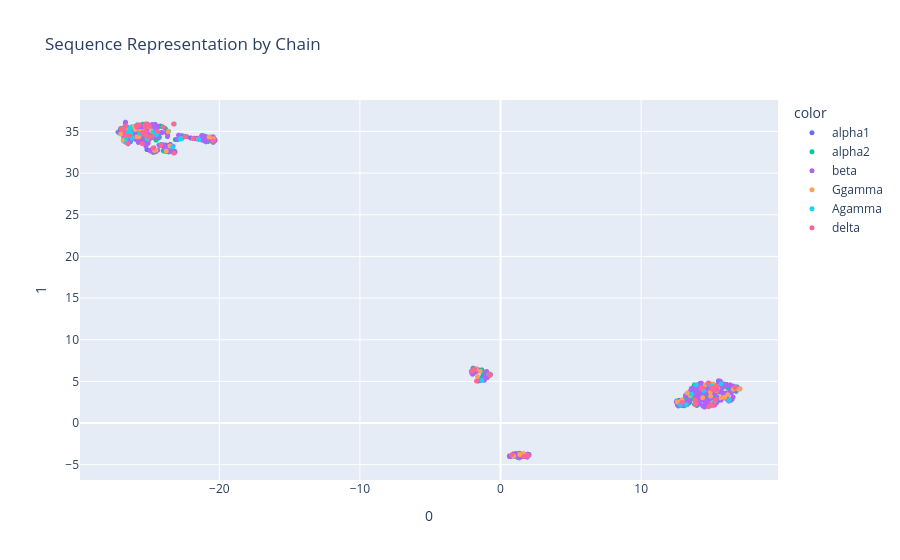

The cell this chart's notebook holds for it:
### Markdown cell above
### ESM2 Representation

### Code cell
seq_rep = pd.DataFrame(umap.fit_transform(np.array(var_data["esm_representation"]).tolist()))
seq_rep["label"] = var_data["name"]
seq_rep["color"] = var_data["hemoglobin_chain"]

fig = px.scatter(
    seq_rep, 
    x=0, 
    y=1, 
    color="color", 
    hover_data="label", 
    title="Sequence Representation by Chain"
)
fig.update_traces(marker_size=5)
fig.show()

### Figure 1 — Plotly figure (JSON) as saved in the notebook; plotly's stock layout.template omitted (floating-point values rounded to 4 significant figures; data arrays with more than 128 entries replaced by an {"elided": "..."} marker saying what was removed)
{"data": [{"customdata": [["Hb Antananarivo"], ["Hb Anantharaj"], ["Hb Evanston"], ["Hb I-Interlaken"], ["Hb Ramona"], ["Hb Spanish Town"], ["Hb Boumerdes"], ["Hb Kariya"], ["Hb Frankfurt"], ["Hb Q-India"], ["Hb Q-Thailand"], ["Hb Chapel Hill"], ["Hb Duan"], ["Hb Davenport"], ["Hb J-Rajappen"], ["Hb Chesapeake"], ["Hb &Ccedil;apa"], ["Hb St. Luke's"], ["Hb O-Indonesia"], ["Hb Mulhacen"], ["Hb Sassari"], ["Hb Tunis-Bizerte"], ["Hb Hanamaki-1"], ["Hb Diamant"], ["Hb Roubaix"], ["Hb Charolles"], ["Hb Anderlecht"], ["Hb Rockaway"], ["Hb Buffalo"], ["Hb Wichita"], ["Hb Wembley"], ["Hb Burlington"], ["Hb Yanase"], ["Hb Tamano"], ["Hb Douala"], ["Hb Saratoga Springs"], ["Hb Groene Hart"], ["Hb Lusaka"], ["Hb Die"], ["Hb Beziers"], ["Hb Itapira"], ["Hb Bom Jesus da Lapa"], ["Hb Oegstgeest"], ["Hb Riccarton"], ["Hb Broomfield"], ["Hb Ravenscourt Park"], ["Hb Hackney"], ["Hb Dublin"], ["Hb Jeddah"], ["Hb Westborough"], ["Hb Trenton"], ["Hb Galliera I"], ["Hb Parma"], ["Hb Pisa"], ["Hb Vientiane"], ["Hb Ecuador"], ["Hb Haaksbergen"], ["Hb Hagley Park"], ["Hb Voreppe"], ["Hb Kosovo"], ["Hb Bonn"], ["Hb Canuts"], ["Hb Verona"], ["Hb Hillingdon"], ["Hb Central Middlesex"], ["Hb Reading"], ["Hb Sudbury"], ["Hb Charlieu"], ["Hb Wroclaw"], ["Hb Mill Hill"], ["Hb Les Lilas"], ["Hb Kenton"], ["Hb Hatfield"], ["Hb Nedlands"], ["Hb Chelmsford"], ["Hb Beaconsfield"], ["Hb Palmela "], ["Hb Portim&atilde;o "], ["Hb alpha1 codon 86 (CTG>GTG)"], ["Hb Lima"], ["Hb Woodstock "], ["Hb St. Rose"], ["Hb Queens Park"], ["Hb Erzeroum"], ["Hb Olivet"], ["Hb PRINCES RISBOROUGH "], ["Hb AYLESBURY"], ["Hb Mao"], ["Hb Verdun"]], "hovertemplate": "color=alpha1<br>0=%{x}<br>1=%{y}<br>label=%{customdata[0]}<extra></extra>", "legendgroup": "alpha1", "marker": {"color": "#636efa", "size": 5, "symbol": "circle"}, "mode": "markers", "name": "alpha1", "showlegend": true, "type": "scattergl", "x": [13.14, -24.92, -25.92, 14.71, -26.7, 13.26, 15.17, -26.5, -1.147, -27.03, -1.581, -25.16, 13.3, 12.51, -24.62, -23.49, -26.07, -24.81, -26.55, -1.992, 14.12, 15.55, -25.36, -26.69, -23.12, -25.19, -20.32, -25.76, -26.1, -20.49, -25.76, -27.17, 15.51, 13.33, -23.69, -23.23, 16.08, -0.9619, 16.46, -25.03, -25.8, 1.58, -23.17, -26.3, -20.51, 16.6, 16.0, 13.32, -1.257, -1.117, 15.3, 16.21, -24.26, 1.862, -21.56, 14.31, -26.57, 16.11, 12.81, -25.28, -20.33, -22.04, -25.05, -1.761, -24.29, 13.64, 13.98, -25.15, 15.51, 14.45, 15.11, 15.13, -2.024, 1.748, -26.71, -20.48, -25.69, 12.7, -26.87, -25.68, -26.66, -26.51, 15.32, 1.868, 12.75, 15.89, 15.22, 15.91, 15.08], "xaxis": "x", "y": [2.882, 35.07, 34.63, 2.56, 35.63, 2.52, 3.306, 34.58, 5.916, 35.3, 6.379, 32.83, 3.551, 2.586, 34.49, 33.44, 34.41, 35.33, 34.79, 6.245, 2.448, 5.053, 35.61, 36.05, 34.02, 33.85, 33.96, 35.3, 34.31, 33.79, 34.9, 34.94, 5.078, 2.826, 34.93, 32.4, 4.631, 5.442, 3.888, 34.37, 35.12, -3.81, 32.63, 35.13, 33.81, 4.353, 3.592, 3.631, 5.669, 5.31, 3.095, 4.34, 34.31, -4.027, 34.11, 4.694, 35.55, 3.332, 2.422, 34.24, 33.98, 34.21, 34.58, 6.378, 33.36, 4.171, 4.462, 35.54, 4.98, 2.797, 2.165, 2.128, 6.274, -3.86, 34.8, 34.16, 35.34, 2.736, 35.03, 34.45, 33.7, 33.75, 2.705, -4.005, 2.713, 4.658, 2.22, 4.64, 3.945], "yaxis": "y"}, {"customdata": {"elided": "281x1 str values"}, "hovertemplate": "color=alpha2<br>0=%{x}<br>1=%{y}<br>label=%{customdata[0]}<extra></extra>", "legendgroup": "alpha2", "marker": {"color": "#00cc96", "size": 5, "symbol": "circle"}, "mode": "markers", "name": "alpha2", "showlegend": true, "type": "scattergl", "x": {"elided": "281 float values"}, "xaxis": "x", "y": {"elided": "281 float values"}, "yaxis": "y"}, {"customdata": {"elided": "483x1 str values"}, "hovertemplate": "color=beta<br>0=%{x}<br>1=%{y}<br>label=%{customdata[0]}<extra></extra>", "legendgroup": "beta", "marker": {"color": "#ab63fa", "size": 5, "symbol": "circle"}, "mode": "markers", "name": "beta", "showlegend": true, "type": "scattergl", "x": {"elided": "483 float values"}, "xaxis": "x", "y": {"elided": "483 float values"}, "yaxis": "y"}, {"customdata": [["Hb F-Malaysia"], ["Hb F-Meinohama"], ["Hb F-Auckland"], ["Hb F-Albaicin"], ["Hb F-Albaicin"], ["Hb F-Heather"], ["Hb F-Catalonia"], ["Hb F-Melbourne"], ["Hb F-Fuchu"], ["Hb F-Saskatoon"], ["Hb F-Urumqi"], ["Hb F-Granada"], ["Hb F-Cosenza"], ["Hb F-Oakland"], ["Hb F-Tokyo"], ["Hb F-Austell"], ["Hb F-Veleta"], ["Hb F-Cincinnati"], ["Hb F-Lodz"], ["Hb F-Kingston"], ["Hb F-Sacromonte"], ["Hb F-Emirates"], ["Hb F-M-Osaka"], ["Hb F-Clarke"], ["Hb F-Shanghai"], ["Hb F-Brooklyn"], ["Hb F-Minoo"], ["Hb F-Lesvos"], ["Hb F-Kennestone"], ["Hb F-M-Fort Ripley"], ["Hb F-Columbus-GA"], ["Hb F-La Grange"], ["Hb F-Macedonia-II"], ["Hb F-Malta-I"], ["Hb F-Caltech"], ["Hb F-Carlton"], ["Hb F-Poole"], ["Hb F-Onoda"], ["Hb F-Texas-II"], ["Hb F-Alexandra"], ["Hb F-Ube"], ["Hb F-Ouled Rabah"], ["Hb F-Clamart"], ["Hb F-Calabria"], ["Hb F-Coigneres"], ["Hb F-Bonheiden"], ["Hb F-Bron"], ["Hb F-Lyon"], ["Hb F-Saint-Etienne"], ["Hb F-Sarajevo"], ["Hb F-Zhejiang"], ["Hb F-Paulinia"], ["Hb F-Istambul"], ["Hb F-Monserrato-Sassari"]], "hovertemplate": "color=Ggamma<br>0=%{x}<br>1=%{y}<br>label=%{customdata[0]}<extra></extra>", "legendgroup": "Ggamma", "marker": {"color": "#FFA15A", "size": 5, "symbol": "circle"}, "mode": "markers", "name": "Ggamma", "showlegend": true, "type": "scattergl", "x": [-26.96, 14.38, 13.51, 15.13, 0.9178, -24.52, -1.447, 14.94, -25.98, -26.7, -1.743, -24.85, -23.51, -25.11, -23.77, 13.29, 12.77, 1.647, 15.46, 15.08, -25.72, 16.16, 14.94, 15.94, 16.92, -26.11, -20.43, -25.86, -26.84, 15.67, 17.03, 12.9, 1.365, -23.23, -25.63, 1.908, -23.64, -1.634, -27.01, -26.57, -20.73, -25.02, -24.62, -21.48, 15.38, 14.56, -25.29, 15.92, -26.62, -25.38, -26.53, 12.57, 16.54, 14.93], "xaxis": "x", "y": [35.31, 3.038, 3.284, 4.703, -3.979, 32.76, 6.213, 3.23, 35.23, 33.84, 6.486, 35.08, 33.25, 34.12, 32.66, 3.612, 2.568, -3.667, 4.125, 2.402, 34.37, 3.408, 4.702, 3.099, 4.096, 35.54, 34.11, 34.35, 33.96, 3.038, 4.085, 2.77, -3.766, 35.89, 35.0, -3.921, 34.99, 5.575, 34.68, 34.52, 34.32, 35.62, 32.72, 34.05, 3.885, 4.579, 34.79, 3.083, 35.37, 34.99, 34.52, 2.534, 4.055, 3.752], "yaxis": "y"}, {"customdata": [["Hb F-Marietta"], ["Hb F-Port Royal"], ["Hb F-Macedonia-I"], ["Hb F-Texas-I"], ["Hb F-Kotobuki"], ["Hb F-Pordenone"], ["Hb F-Calluna"], ["Hb F-Kuala Lumpur"], ["Hb F-Pendergrass"], ["Hb F-Cobb"], ["Hb F-Bonaire-GA"], ["Hb F-Woodstock"], ["Hb F-Beech Island"], ["Hb F-Jamaica"], ["Hb F-Iwata"], ["Hb F-Xin-Su"], ["Hb F-Sardinia (<sup>A</sup>gamma<sup>T</sup>)"], ["Hb F-Dammam"], ["Hb F-Victoria Jubilee"], ["Hb F-Dickinson"], ["Hb F-Hull"], ["Hb F-Baskent"], ["Hb F-Jiangsu"], ["Hb F-Texas-II"], ["Hb F-Alexandra"], ["Hb F-Ube"], ["Hb F-Xinjiang"], ["Hb F-Fukuyama"], ["Hb F-Forest Park"], ["Hb F-Campinas"], ["Hb F-Porto Torres"], ["Hb F-Oman"], ["Hb F-Beni Khirane"], ["Hb F-Osilo"], ["Hb F-Salamanque"]], "hovertemplate": "color=Agamma<br>0=%{x}<br>1=%{y}<br>label=%{customdata[0]}<extra></extra>", "legendgroup": "Agamma", "marker": {"color": "#19d3f3", "size": 5, "symbol": "circle"}, "mode": "markers", "name": "Agamma", "showlegend": true, "type": "scattergl", "x": [-25.38, -24.42, 15.01, -26.52, -26.47, -1.328, -25.8, 16.27, -0.8348, -26.3, 15.06, -26.62, -26.62, -26.22, -24.81, 14.75, 15.29, 13.9, -22.78, 14.44, 15.23, 12.78, -26.34, 15.69, 13.57, 13.21, -21.45, 16.23, -23.32, -26.35, -25.65, -24.47, -25.15, -24.7, -22.73], "xaxis": "x", "y": [34.71, 34.87, 4.49, 34.74, 34.98, 5.119, 35.68, 2.732, 5.827, 34.75, 2.096, 33.69, 34.28, 34.2, 34.41, 4.662, 4.347, 4.595, 34.1, 3.886, 2.613, 2.194, 35.44, 4.715, 3.454, 2.197, 34.04, 2.729, 33.14, 34.94, 34.78, 34.6, 34.14, 34.87, 34.17], "yaxis": "y"}, {"customdata": [["Hb A<sub>2</sub>-Niigata"], ["Hb A<sub>2</sub>-Sphaki&aacute;"], ["Hb A<sub>2</sub>-Pylos"], ["Hb A<sub>2</sub>-NYU"], ["Hb A<sub>2</sub>' or Hb B<sub>2</sub>"], ["Hb A<sub>2</sub>-Roosevelt"], ["Hb A<sub>2</sub>-Flatbush"], ["Hb A<sub>2</sub>-Victoria"], ["Hb A<sub>2</sub>-Yokoshima"], ["Hb A<sub>2</sub>-Puglia"], ["Hb A<sub>2</sub>-Yialousa"], ["Hb A<sub>2</sub>-Metaponto"], ["Hb A<sub>2</sub>-Melbourne"], ["Hb A<sub>2</sub>-Agrinio"], ["Hb A<sub>2</sub>-Parkville"], ["Hb A<sub>2</sub>-Adria"], ["Hb A<sub>2</sub>-Indonesia"], ["Hb A<sub>2</sub>-Grovetown"], ["Hb A<sub>2</sub>-Nishishinbashi"], ["Hb A<sub>2</sub>-Etolia"], ["Hb A<sub>2</sub>-Honai"], ["Hb A<sub>2</sub>-Sant' Antioco"], ["Hb A<sub>2</sub>-Wrens"], ["Hb A<sub>2</sub>-Canada"], ["Hb A<sub>2</sub>-Coburg"], ["Hb A<sub>2</sub>-Liangcheng"], ["Hb A<sub>2</sub>-Manzanares"], ["Hb A<sub>2</sub>-Zagreb"], ["Hb A<sub>2</sub>-Babinga"], ["Hb A<sub>2</sub>-Fitzroy"], ["Hb A2-Toranomon"], ["Hb A2-Monreale"], ["Hb A2-Campania"], ["Hb A2-Lucania"], ["Hb A2-Capri"], ["Hb A2-Ninive"], ["Hb A2-Pasteur-Tunis"], ["Hb A2-MUMC"], ["Hb A2-Catania"], ["Hb A2-Ventimiglia"], ["Hb A2-Montechiaro"], ["Hb A2-Bagheria"], ["Hb A2-Udine"], ["Hb A2-Acacias"], ["Hb A2-North Africa"], ["Hb A2-Lyon"], ["Hb A2-Asti"], ["Hb A2-Pordenone"], ["Hb A2 codon 2   (CAT&#8594;AAT)"], ["Hb A2  codon 52 (GAT>CAT)"], ["Hb A2 Saint-Denis"], ["Hb A2-San Floro "], ["Hb A2-India"], ["Hb A2-Lewisburg"], ["Hb A2-Ramallah"], ["Hb Noah Mehmet Oeztuerk"], ["Hb A2 Hong Kong"]], "hovertemplate": "color=delta<br>0=%{x}<br>1=%{y}<br>label=%{customdata[0]}<extra></extra>", "legendgroup": "delta", "marker": {"color": "#FF6692", "size": 5, "symbol": "circle"}, "mode": "markers", "name": "delta", "showlegend": true, "type": "scattergl", "x": [14.95, -26.65, 13.91, 15.03, 16.67, -21.9, -24.0, -24.42, -24.79, 15.14, -20.46, -25.9, -0.7831, -26.52, -25.69, -26.38, 15.34, -25.47, -25.03, 13.82, 1.977, -0.7651, -25.25, 1.664, -24.95, -25.21, -25.48, 15.39, -26.66, 15.28, 15.35, 14.27, 14.8, 15.15, -25.35, 15.01, -1.853, -25.7, -24.15, -2.021, -23.25, -25.18, -26.78, 13.82, -25.28, 14.38, -25.27, 14.78, 14.29, -23.23, 12.91, 1.851, -1.707, 0.7873, -22.44, -26.99, -24.72], "xaxis": "x", "y": [2.202, 34.48, 2.32, 4.218, 4.297, 34.15, 35.53, 35.0, 34.41, 2.213, 33.87, 35.6, 5.74, 33.56, 35.8, 34.53, 4.217, 34.86, 34.34, 2.226, -3.899, 5.868, 34.98, -3.998, 35.67, 34.51, 33.52, 3.974, 35.63, 2.76, 4.402, 4.138, 1.951, 4.028, 34.72, 4.072, 6.461, 35.78, 33.4, 6.21, 35.89, 35.89, 35.12, 2.753, 35.88, 4.191, 35.57, 4.821, 4.239, 32.41, 2.483, -3.943, 5.043, -3.813, 34.36, 35.29, 32.98], "yaxis": "y"}], "layout": {"legend": {"title": {"text": "color"}, "tracegroupgap": 0}, "title": {"text": "Sequence Representation by Chain"}, "xaxis": {"anchor": "y", "domain": [0, 1], "title": {"text": "0"}}, "yaxis": {"anchor": "x", "domain": [0, 1], "title": {"text": "1"}}}}
